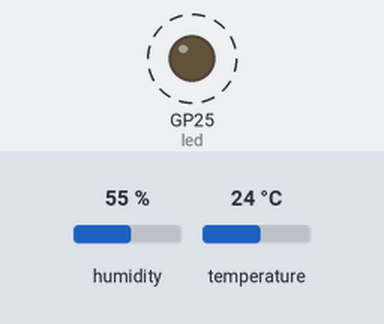
Recording of a program running on a simulated Raspberry Pi Pico running MicroPython. On the bench: output pins drawn as LEDs (lit = HIGH). Dashed ring = blinking. The inputs (shaded band) are chosen by the test bench; at power-on: humidity 55 %, temperature 24 °C. The clock reads 2024-03-15 10:24:30 at power-on unless the program sets it; what the program prints to the serial console is not drawn.

Above: at 2.2 s.
2.3 s: humidity set to 22 %
Timing chart, 0 to 12.5 s (numbered marks = the images above; inputs shaded):
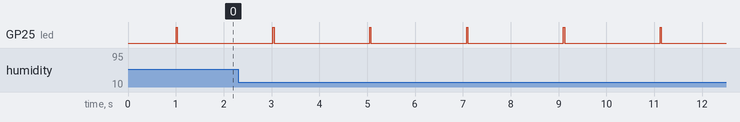

Measured:
- by itself, GP25 (led): alternates HIGH for 0.02 s and LOW for 2.0 s

The program:

main.py
```python
"""
TrustEdge-CC: MicroPython Firmware for Raspberry Pi Pico 2 (RP2350)
Reads DHT11 temperature & humidity on GPIO 15, computes local anomaly score,
and emits JSON packets over USB CDC Serial to the TrustEdge-CC Orchestrator.
"""

import machine
import time
import json
import dht

# Pin setup: DHT11 Data pin on GPIO 15
dht_pin = machine.Pin(15, machine.Pin.IN, machine.Pin.PULL_UP)
sensor = dht.DHT11(dht_pin)
led = machine.Pin("LED", machine.Pin.OUT)

NODE_ID = "pico2-device-1"
SAMPLE_INTERVAL_SEC = 2

# Baseline ambient bounds (normal temp ~20-30C, hum ~30-70%)
NORMAL_TEMP_MIN = 18.0
NORMAL_TEMP_MAX = 32.0
NORMAL_HUM_MIN = 35.0
NORMAL_HUM_MAX = 65.0

def compute_anomaly_score(temp, hum):
    """Lightweight anomaly distance metric suitable for microcontroller MCU"""
    score = 0.45
    if temp < NORMAL_TEMP_MIN or temp > NORMAL_TEMP_MAX:
        dev = max(NORMAL_TEMP_MIN - temp, temp - NORMAL_TEMP_MAX)
        score += min(0.35, dev * 0.05)
    if hum < NORMAL_HUM_MIN or hum > NORMAL_HUM_MAX:
        dev = max(NORMAL_HUM_MIN - hum, hum - NORMAL_HUM_MAX)
        score += min(0.20, dev * 0.02)
    return min(0.99, round(score, 3))

def main():
    print(f"[{NODE_ID}] TrustEdge-CC MicroPython Client Initialized on RP2350")

    # Send registration packet
    reg_pkt = {
        "type": "register",
        "payload": {
            "node_id": NODE_ID,
            "node_type": "RP2350_Pico2_Physical",
            "tee_type": "TF-M_TrustZone-M_RP2350",
            "public_key": "PICO2_HARDWARE_SEALED_KEY",
            "attestation": {
                "claims": {"node_id": NODE_ID, "platform": "RP2350"},
                "signature": "VALID_HARDWARE_ATTESTATION_RP2350"
            },
            "aes_key_hex": "0123456789abcdef0123456789abcdef0123456789abcdef0123456789abcdef"
        }
    }
    print(json.dumps(reg_pkt))
    time.sleep(1)

    while True:
        try:
            led.on()
            sensor.measure()
            temp = float(sensor.temperature())
            hum = float(sensor.humidity())
            score = compute_anomaly_score(temp, hum)
            is_anomaly = score >= 0.58

            telemetry_pkt = {
                "type": "telemetry",
                "payload": {
                    "node_id": NODE_ID,
                    "timestamp": time.time(),
                    "temperature": temp,
                    "humidity": hum,
                    "anomaly_score": score,
                    "is_anomaly": is_anomaly,
                    "tee_latency_ms": 1.2
                }
            }
            # Output to USB Serial
            print(json.dumps(telemetry_pkt))
            led.off()

        except Exception as e:
            # Fallback reading if sensor read glitches (DHT11 is 1-wire timing sensitive)
            pass

        time.sleep(SAMPLE_INTERVAL_SEC)

if __name__ == "__main__":
    main()
```
